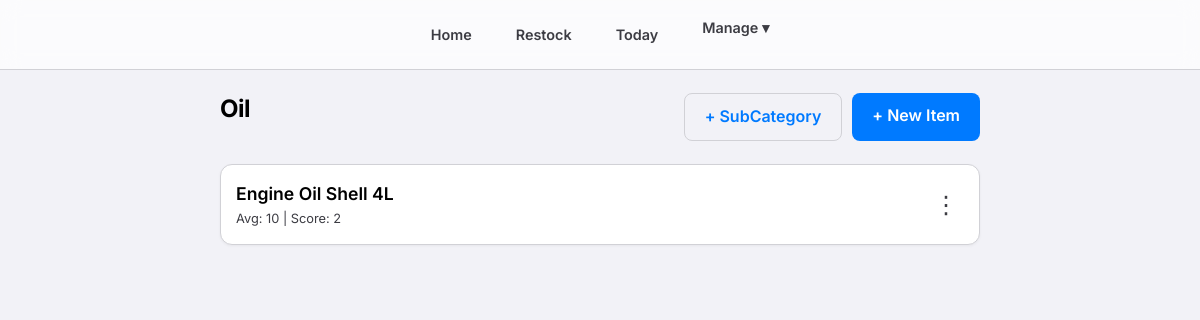
Before: /manage/category/1/ (signed in) with the older database file.
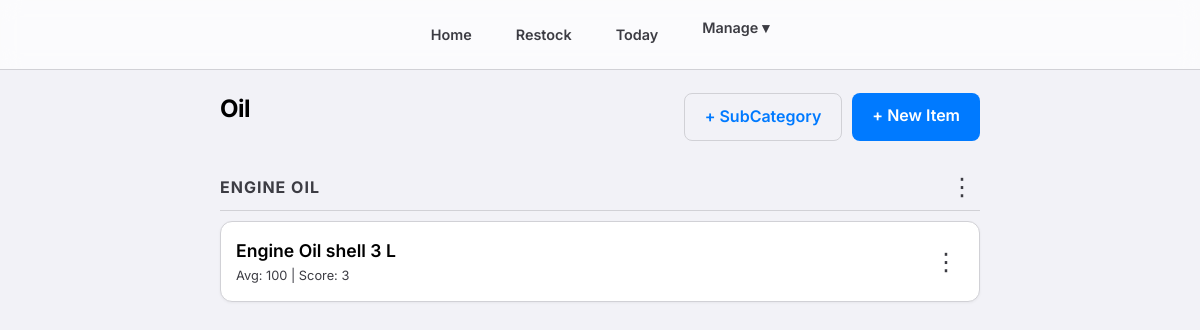
After: the same page with the newer database file.
### consumables/models.py (models this page shows, shortened)
class Item(models.Model):
    category = models.ForeignKey(Category, related_name='items', on_delete=models.CASCADE)
    subcategory = models.ForeignKey(SubCategory, related_name='items', on_delete=models.SET_NULL, null=True, blank=True)
    name = models.CharField(max_length=200)
    average_stock = models.IntegerField(default=0, help_text="Ideal stock level for calculation")
    current_stock = models.IntegerField(default=0)
    score = models.IntegerField(default=1, help_text="Credits earned per unit taken")
    class Meta:
        constraints = [
            models.UniqueConstraint(
                fields=['category', 'name'],
                condition=models.Q(subcategory__isnull=True),
                name='unique_direct_item_idx'
            ),
            models.UniqueConstraint(
                fields=['subcategory', 'name'],
                name='unique_subcategory_item_idx'
            )
        ]

class SubCategory(models.Model):
    name = models.CharField(max_length=100)
    category = models.ForeignKey(Category, related_name='subcategories', on_delete=models.CASCADE)
    class Meta:
        verbose_name_plural = "Sub Categories"

### consumables/views.py (the view)
# urls.py: path('manage/category/<int:category_id>/', views.category_detail, name='category_detail'),
@login_required
def category_detail(request, category_id):
    category = get_object_or_404(Category.objects.prefetch_related('items', 'subcategories', 'subcategories__items'), pk=category_id)
    return render(request, 'consumables/category_detail.html', {'category': category})

### consumables/templates/consumables/category_detail.html (shortened to what this page needs)
{% extends 'consumables/base.html' %}
{% block content %}
<div
    style="display: flex; justify-content: space-between; align-items: center; margin-bottom: 20px; flex-wrap: wrap; gap: 10px;">
    <h2>{{ category.name }}</h2>
    <div style="display: flex; gap: 10px;">
        <a href="{% url 'add_subcategory' category.id %}" class="btn"
            style="background-color: var(--bg-secondary); border: 1px solid var(--border-color);">+ SubCategory</a>
        <a href="{% url 'add_item' category.id %}" class="btn btn-primary">+ New Item</a>
    </div>
</div>
{% for item in category.items.all %}
{% if not item.subcategory %}
<div class="item-card">
    <div class="item-info">
        <div class="item-name">{{ item.name }}</div>
        <div class="item-stock">Avg: {{ item.average_stock }} | Score: {{ item.score }}</div>
    </div>
    <div>
        <details class="details-dropdown">
            <summary>&#8942;</summary>
        </details>
    </div>
</div>
{% endif %}
{% endfor %}
{% for sub in category.subcategories.all %}
<div
    style="margin-top: 25px; margin-bottom: 10px; padding-bottom: 5px; border-bottom: 1px solid var(--border-color); display: flex; justify-content: space-between; align-items: center;">
    <h4
        style="font-size: 1rem; color: var(--text-secondary); text-transform: uppercase; letter-spacing: 1px; margin: 0;">
        {{ sub.name }}
    </h4>
    <details class="details-dropdown">
        <summary>&#8942;</summary>
    </details>
</div>
{% for item in sub.items.all %}
<div class="item-card">
    <div class="item-info">
        <div class="item-name">{{ item.name }}</div>
        <div class="item-stock">Avg: {{ item.average_stock }} | Score: {{ item.score }}</div>
    </div>
    <div>
        <details class="details-dropdown">
            <summary>&#8942;</summary>
        </details>
    </div>
</div>
{% empty %}
<div style="color: var(--text-secondary); font-size: 0.8rem; font-style: italic; padding: 10px;">No items in this
    subcategory yet.</div>
{% endfor %}
{% endfor %}
{% endblock %}

Changed rows visible on the page:
removed Item: name "Engine Oil Shell 4L", average_stock "10", score "2", shown under "Oil"
added SubCategory: name "ENGINE OIL"
added Item: name "Engine Oil shell 3 L", average_stock "100", score "3", shown under "ENGINE OIL"
